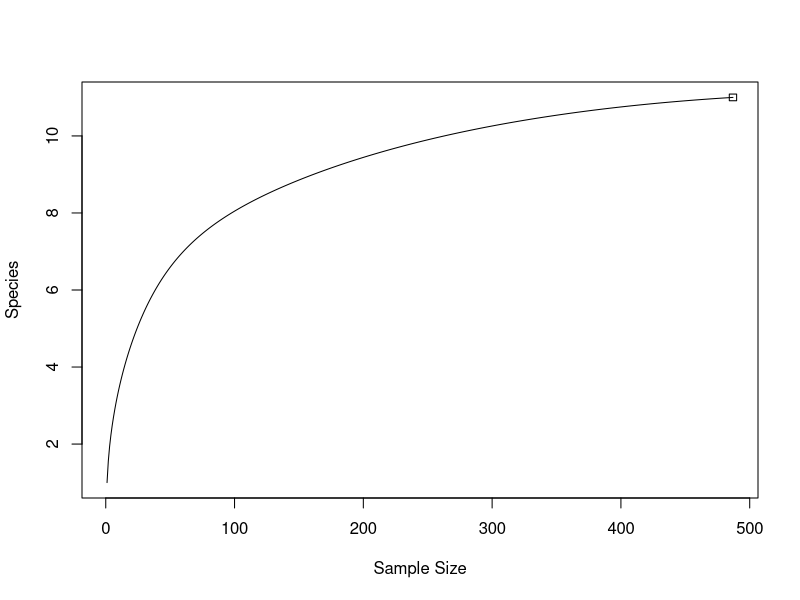
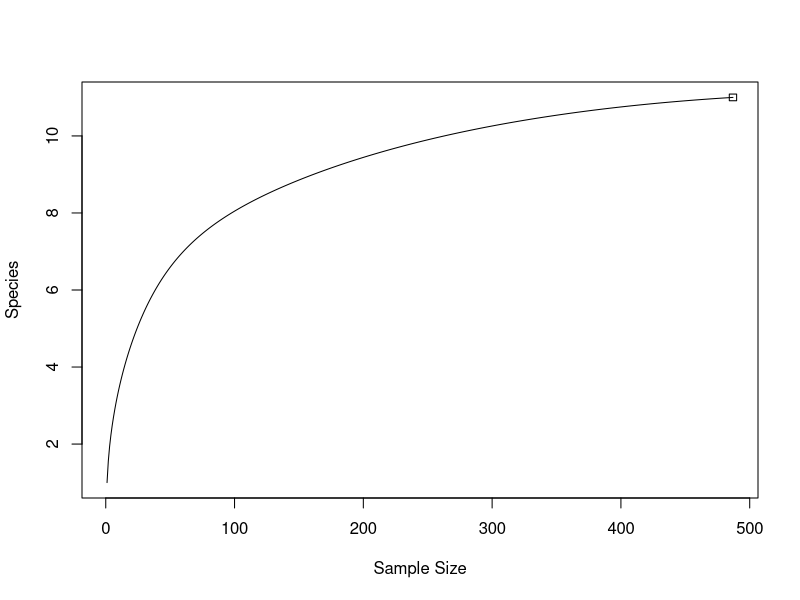
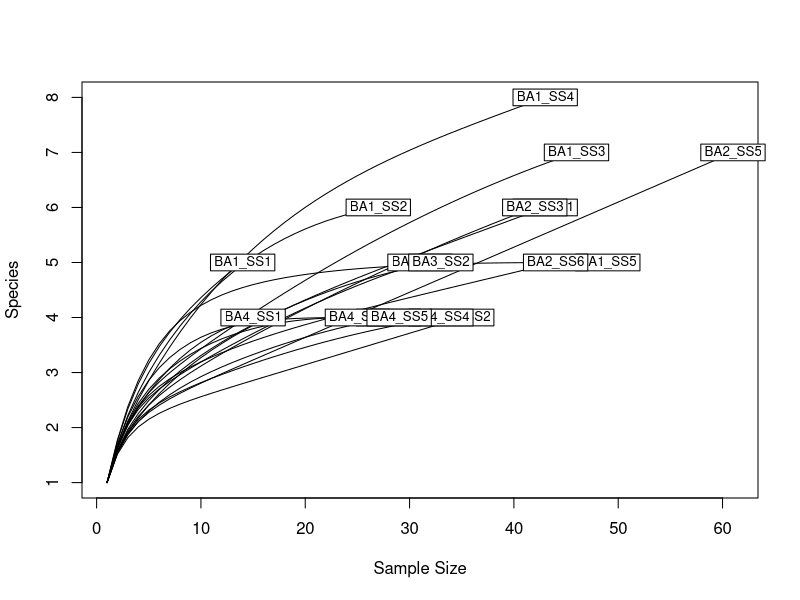
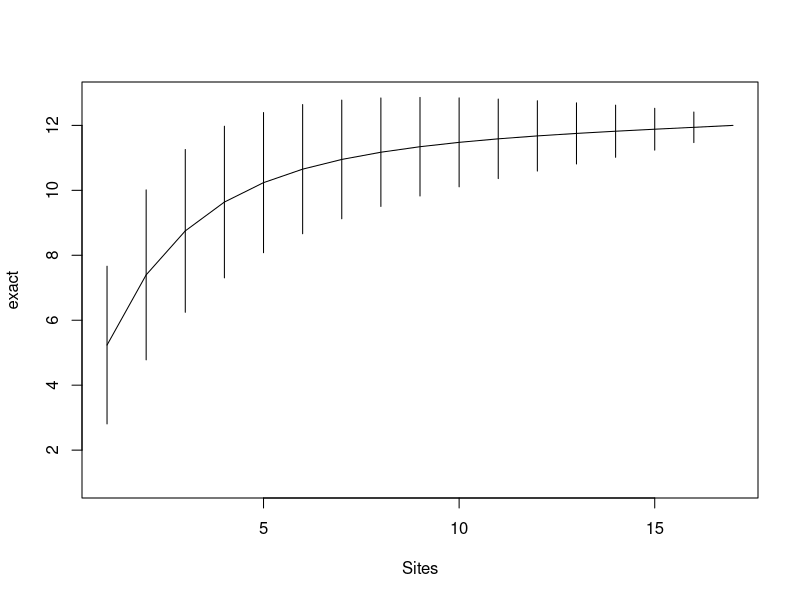
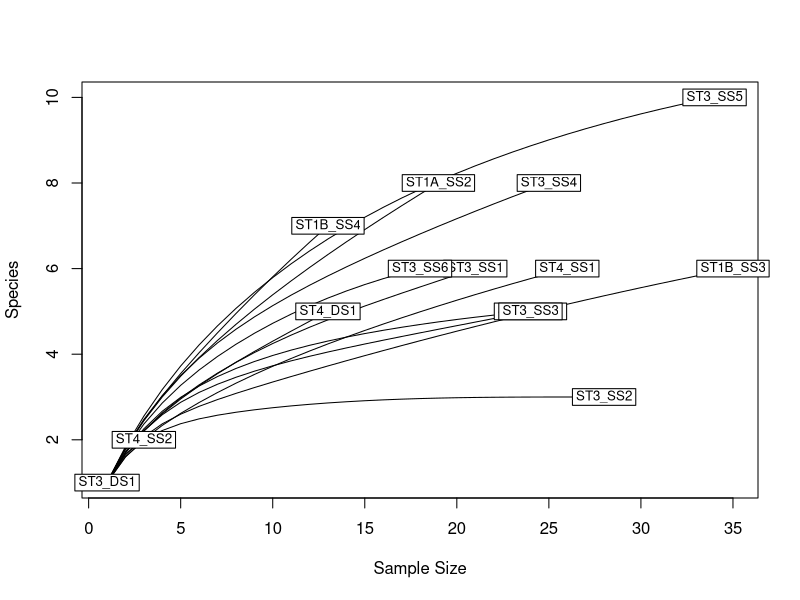

Here is the R script that generated these plots, in order:
a <- 4
b <- c(243, 12, 5, 1)
mean(b)
mean(c(1,2,3))

x <- 10
y <- 14
x + y
sum2 <- function(a, b) a + b
sum2(x, y)

library(vegan)

sample1 <- c(243, 12, 5, 1)
diversity(sample1, index = "shannon")
sample1shannon <- diversity(sample1, index = "shannon")

diversity(sample1, index = "simpson")
sample1simpson <- diversity(sample1, index = "simpson")

fisher.alpha(sample1)
sample1fisher <- fisher.alpha(sample1)

sample1mat <- matrix(sample1, nrow = 1)
specpool(sample1mat)

sample2 <- c(23, 14, 1, 3, 17, 2, 2, 305, 17, 5, 98)
sample2mat <- matrix(sample2, nrow = 1)
specpool(sample2mat)

rarecurve(sample2mat)
sample2_rc <- rarecurve(sample2mat)

library(dplyr)
library(tidyr)
library(tibble)

dbdata <- read.csv("2023_11-29_ComputationalEcology_DungBeetleData.csv")

mean(c(1, 5, 12)) %>% sum2(5)



dbdata.site <- dbdata %>% pull(site)
dbdata.site
dbdata.site == "BC3_SS4"

bc3ss4.counts <- dbdata %>%
  filter(site == "BC3_SS4") %>%
  pull(count)

sum(bc3ss4.counts)

bc3ss4.subset <- dbdata %>%
  filter(site == "BC3_SS4")


bc3ss4.species <- bc3ss4.subset %>%
  filter(count != 0) %>%
  pull(taxon)

diversity(bc3ss4.counts, index = "shannon")
fisher.alpha(bc3ss4.counts, MARGIN =1)

ba1ss1.counts <- dbdata %>%
  filter( site == "BA1_SS1") %>%
  pull(count)

diversity(ba1ss1.counts, index = "shannon")

dbdata.ba.mat <- dbdata %>%
  filter(camp == "BA") %>%
  pivot_wider(names_from = taxon, values_from = count) %>%
  select(-camp) %>%
  column_to_rownames("site")

diversity(dbdata.ba.mat, index = "shannon")
specpool(dbdata.ba.mat)
rarecurve(dbdata.ba.mat)
plot(specaccum(dbdata.ba.mat))

dbdata.site == "BA3_SS4"
dbdata.site


dbdata
dbdata.ST <- dbdata %>%
  filter(camp == "ST")

dbdata.ST.count <- dbdata.ST %>%
  pull(count)

sum(dbdata.ST.count)

dbdata.ST.mat <- dbdata.ST %>%
  pivot_wider(names_from = taxon, values_from = count) %>%
  select(-camp) %>%
  column_to_rownames("site")

diversity.ST <- dbdata.ST.mat %>%
  diversity(index = "shannon")

ordered_diversity <- order(-diversity.ST)
sorted_diversity <- diversity.ST[ordered_diversity]
sorted_diversity

chao.ST <- estimateR(dbdata.ST.mat, index = "chao")

difference_chao_obs <- chao.ST[1,] - chao.ST[2, ]
ordered_diff <- order(difference_chao_obs)
sorted_diff <- difference_chao_obs[ordered_diff]
sorted_diff

rarecurve(dbdata.ST.mat)
